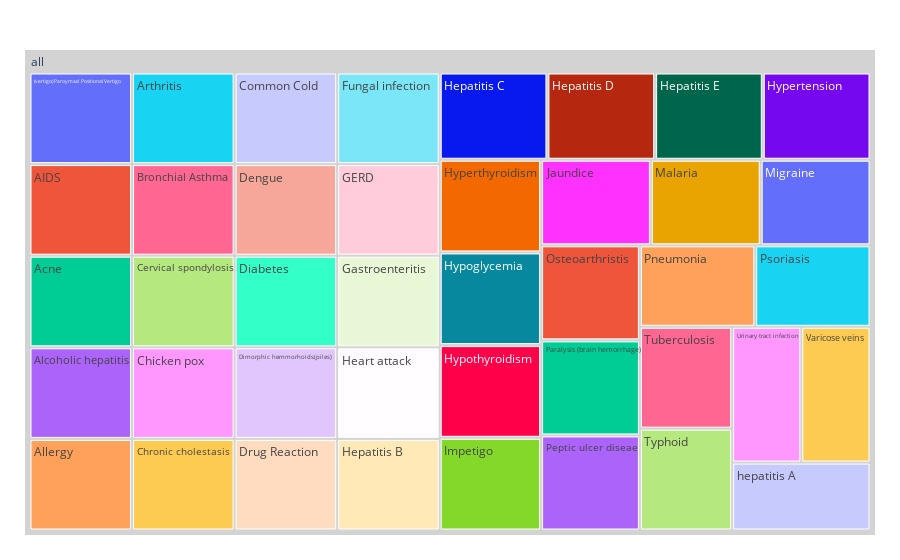

This figure's notebook cell:
### Code cell
# Most Frequent Diseases
df_mfd = pd.DataFrame(most_frequent_disease)
df_mfd = df_mfd.reset_index()


fig = px.treemap(df_mfd, path=[px.Constant("all"), 'Disease'], values= 'count')

fig.update_traces(root_color="lightgray")
fig.update_layout(margin = dict(t=50, l=25, r=25, b=25))
fig.show()

### Figure 1 — Plotly figure (JSON) as saved in the notebook; plotly's stock layout.template omitted (floating-point values rounded to 4 significant figures)
{"data": [{"branchvalues": "total", "domain": {"x": [0, 1], "y": [0, 1]}, "hovertemplate": "labels=%{label}<br>count=%{value}<br>parent=%{parent}<br>id=%{id}<extra></extra>", "ids": ["all/(vertigo) Paroymsal  Positional Vertigo", "all/AIDS", "all/Acne", "all/Alcoholic hepatitis", "all/Allergy", "all/Arthritis", "all/Bronchial Asthma", "all/Cervical spondylosis", "all/Chicken pox", "all/Chronic cholestasis", "all/Common Cold", "all/Dengue", "all/Diabetes ", "all/Dimorphic hemmorhoids(piles)", "all/Drug Reaction", "all/Fungal infection", "all/GERD", "all/Gastroenteritis", "all/Heart attack", "all/Hepatitis B", "all/Hepatitis C", "all/Hepatitis D", "all/Hepatitis E", "all/Hypertension ", "all/Hyperthyroidism", "all/Hypoglycemia", "all/Hypothyroidism", "all/Impetigo", "all/Jaundice", "all/Malaria", "all/Migraine", "all/Osteoarthristis", "all/Paralysis (brain hemorrhage)", "all/Peptic ulcer diseae", "all/Pneumonia", "all/Psoriasis", "all/Tuberculosis", "all/Typhoid", "all/Urinary tract infection", "all/Varicose veins", "all/hepatitis A", "all"], "labels": ["(vertigo) Paroymsal  Positional Vertigo", "AIDS", "Acne", "Alcoholic hepatitis", "Allergy", "Arthritis", "Bronchial Asthma", "Cervical spondylosis", "Chicken pox", "Chronic cholestasis", "Common Cold", "Dengue", "Diabetes ", "Dimorphic hemmorhoids(piles)", "Drug Reaction", "Fungal infection", "GERD", "Gastroenteritis", "Heart attack", "Hepatitis B", "Hepatitis C", "Hepatitis D", "Hepatitis E", "Hypertension ", "Hyperthyroidism", "Hypoglycemia", "Hypothyroidism", "Impetigo", "Jaundice", "Malaria", "Migraine", "Osteoarthristis", "Paralysis (brain hemorrhage)", "Peptic ulcer diseae", "Pneumonia", "Psoriasis", "Tuberculosis", "Typhoid", "Urinary tract infection", "Varicose veins", "hepatitis A", "all"], "name": "", "parents": ["all", "all", "all", "all", "all", "all", "all", "all", "all", "all", "all", "all", "all", "all", "all", "all", "all", "all", "all", "all", "all", "all", "all", "all", "all", "all", "all", "all", "all", "all", "all", "all", "all", "all", "all", "all", "all", "all", "all", "all", "all", ""], "root": {"color": "lightgray"}, "type": "treemap", "values": [120, 120, 120, 120, 120, 120, 120, 120, 120, 120, 120, 120, 120, 120, 120, 120, 120, 120, 120, 120, 120, 120, 120, 120, 120, 120, 120, 120, 120, 120, 120, 120, 120, 120, 120, 120, 120, 120, 120, 120, 120, 4920]}], "layout": {"legend": {"tracegroupgap": 0}, "margin": {"b": 25, "l": 25, "r": 25, "t": 50}}}
